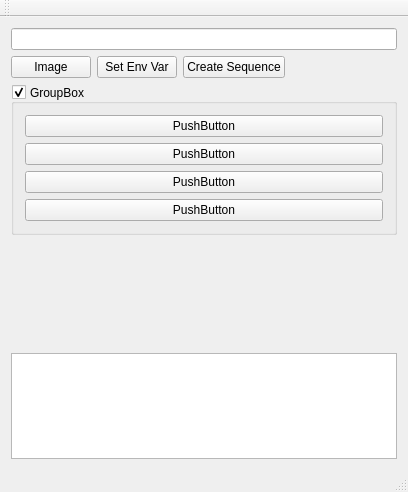
<?xml version="1.0" encoding="UTF-8"?>
<ui version="4.0">
 <class>test_qtClass</class>
 <widget class="QMainWindow" name="test_qtClass">
  <property name="geometry">
   <rect>
    <x>0</x>
    <y>0</y>
    <width>408</width>
    <height>492</height>
   </rect>
  </property>
  <property name="windowTitle">
   <string>test_qt</string>
  </property>
  <widget class="QWidget" name="centralWidget">
   <layout class="QVBoxLayout" name="verticalLayout" stretch="0,0,1,1,1">
    <item>
     <widget class="QLineEdit" name="edtPath"/>
    </item>
    <item>
     <layout class="QHBoxLayout" name="horizontalLayout">
      <item>
       <widget class="QPushButton" name="btnOpenImage">
        <property name="text">
         <string>Image</string>
        </property>
       </widget>
      </item>
      <item>
       <widget class="QPushButton" name="btnSetEnvVar">
        <property name="text">
         <string>Set Env Var</string>
        </property>
       </widget>
      </item>
      <item>
       <widget class="QPushButton" name="btnTestSeq">
        <property name="text">
         <string>Create Sequence</string>
        </property>
       </widget>
      </item>
      <item>
       <spacer name="horizontalSpacer">
        <property name="orientation">
         <enum>Qt::Horizontal</enum>
        </property>
        <property name="sizeHint" stdset="0">
         <size>
          <width>40</width>
          <height>20</height>
         </size>
        </property>
       </spacer>
      </item>
     </layout>
    </item>
    <item>
     <widget class="gtl::qt::QCollapsibleGroupBox" name="groupBox">
      <property name="title">
       <string>GroupBox</string>
      </property>
      <property name="alignment">
       <set>Qt::AlignLeading|Qt::AlignLeft|Qt::AlignVCenter</set>
      </property>
      <property name="flat">
       <bool>false</bool>
      </property>
      <property name="checkable">
       <bool>true</bool>
      </property>
      <layout class="QVBoxLayout" name="verticalLayout_2">
       <item>
        <widget class="QPushButton" name="pushButton">
         <property name="text">
          <string>PushButton</string>
         </property>
        </widget>
       </item>
       <item>
        <widget class="QPushButton" name="pushButton_2">
         <property name="text">
          <string>PushButton</string>
         </property>
        </widget>
       </item>
       <item>
        <widget class="QPushButton" name="pushButton_3">
         <property name="text">
          <string>PushButton</string>
         </property>
        </widget>
       </item>
       <item>
        <widget class="QPushButton" name="pushButton_4">
         <property name="text">
          <string>PushButton</string>
         </property>
        </widget>
       </item>
      </layout>
     </widget>
    </item>
    <item>
     <widget class="gtl::qt::xMatView" name="view" native="true"/>
    </item>
    <item>
     <widget class="QTreeView" name="treeView"/>
    </item>
   </layout>
  </widget>
  <widget class="QMenuBar" name="menuBar">
   <property name="geometry">
    <rect>
     <x>0</x>
     <y>0</y>
     <width>408</width>
     <height>22</height>
    </rect>
   </property>
  </widget>
  <widget class="QToolBar" name="mainToolBar">
   <attribute name="toolBarArea">
    <enum>TopToolBarArea</enum>
   </attribute>
   <attribute name="toolBarBreak">
    <bool>false</bool>
   </attribute>
  </widget>
  <widget class="QStatusBar" name="statusBar"/>
 </widget>
 <layoutdefault spacing="6" margin="11"/>
 <customwidgets>
  <customwidget>
   <class>gtl::qt::xMatView</class>
   <extends>QWidget</extends>
   <header location="global">gtl/qt/MatView/MatView.h</header>
   <container>1</container>
  </customwidget>
  <customwidget>
   <class>gtl::qt::QCollapsibleGroupBox</class>
   <extends>QGroupBox</extends>
   <header>gtl/qt/QCollapsibleGroupBox.h</header>
   <container>1</container>
  </customwidget>
 </customwidgets>
 <resources>
  <include location="test_qt.qrc"/>
 </resources>
 <connections/>
</ui>
